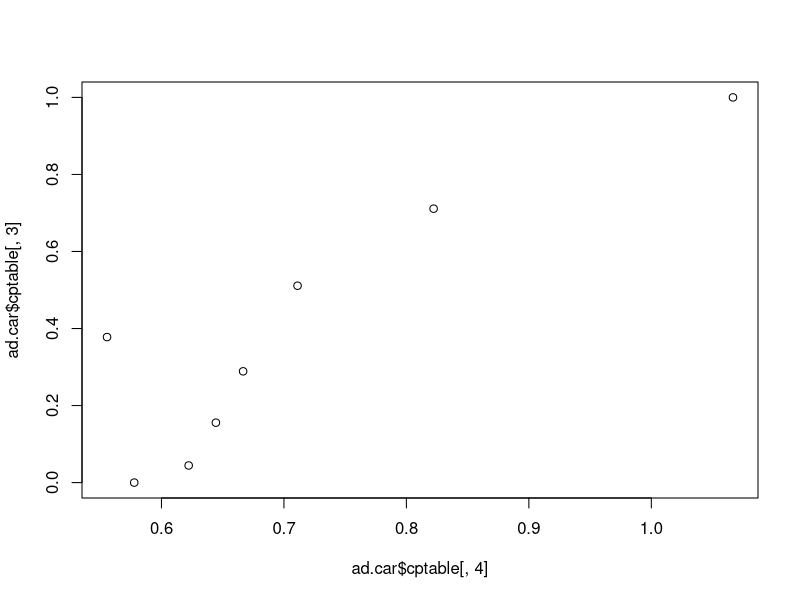

This figure's R source:
#~ R --vanilla tp1.R
library(rpart)
tennis <- read.table("tennis_data.txt")
#~ tennis
ad.tennis.cnt <- rpart.control (minsplit = 1)
ad.tennis <- rpart(Jouer~Vent+Temperature+Ciel+Humidite, tennis, control = ad.tennis.cnt)
#~ ad.tennis
#~ plot (ad.tennis)
#~ text (ad.tennis)
#~ plot (ad.tennis, uniform=T)
#~ text (ad.tennis, use.n=T, all=T)
#~ plot (ad.tennis, branch=.7)
#~ text (ad.tennis, use.n=T)
#~ plot (ad.tennis, branch=.4, uniform=T, compress=T)
#~ text (ad.tennis, all=T,use.n=T)
#~ plot (ad.tennis, branch=.2, uniform=T, compress=T, margin=.1)
#~ text (ad.tennis, all=T, use.n=T, fancy=T)
#~ predict(ad.tennis, tennis)
tennis2 <- read.table("tennis_data_2.txt")
#~ tennis2
predict(ad.tennis, tennis2)
#~ car.test.frame
ad.car.cnt <- rpart.control (minsplit = 1)
ad.car <- rpart(Type~Price+Country+Reliability+Mileage+Weight+Disp.+HP, car.test.frame, control = ad.car.cnt)
ad.car.prune <- prune(ad.car, 0.03)
#~ plot (ad.car.prune)
#~ text (ad.car.prune)
ad.car$cptable
#~ prune(ad.car, cp=0.044444)
plot(ad.car$cptable[,4], ad.car$cptable[,3])
